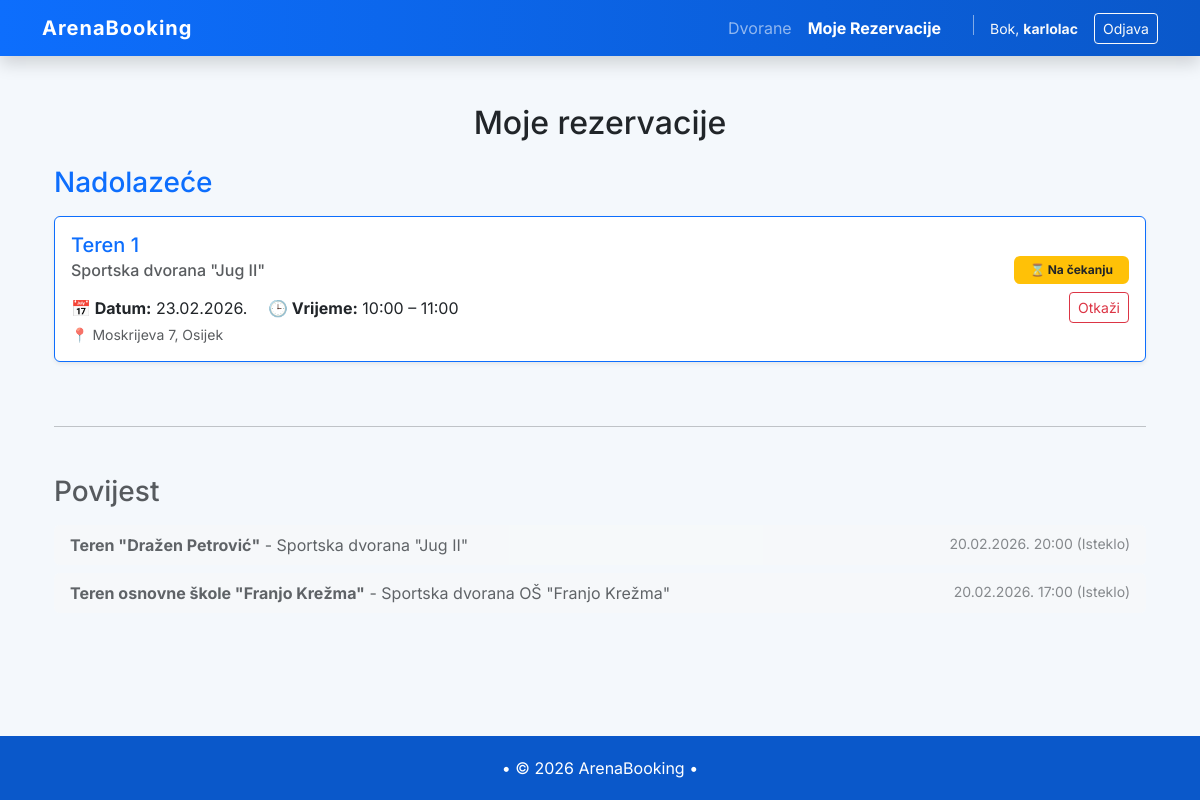
The app's page /bookings/ (signed in), older data.
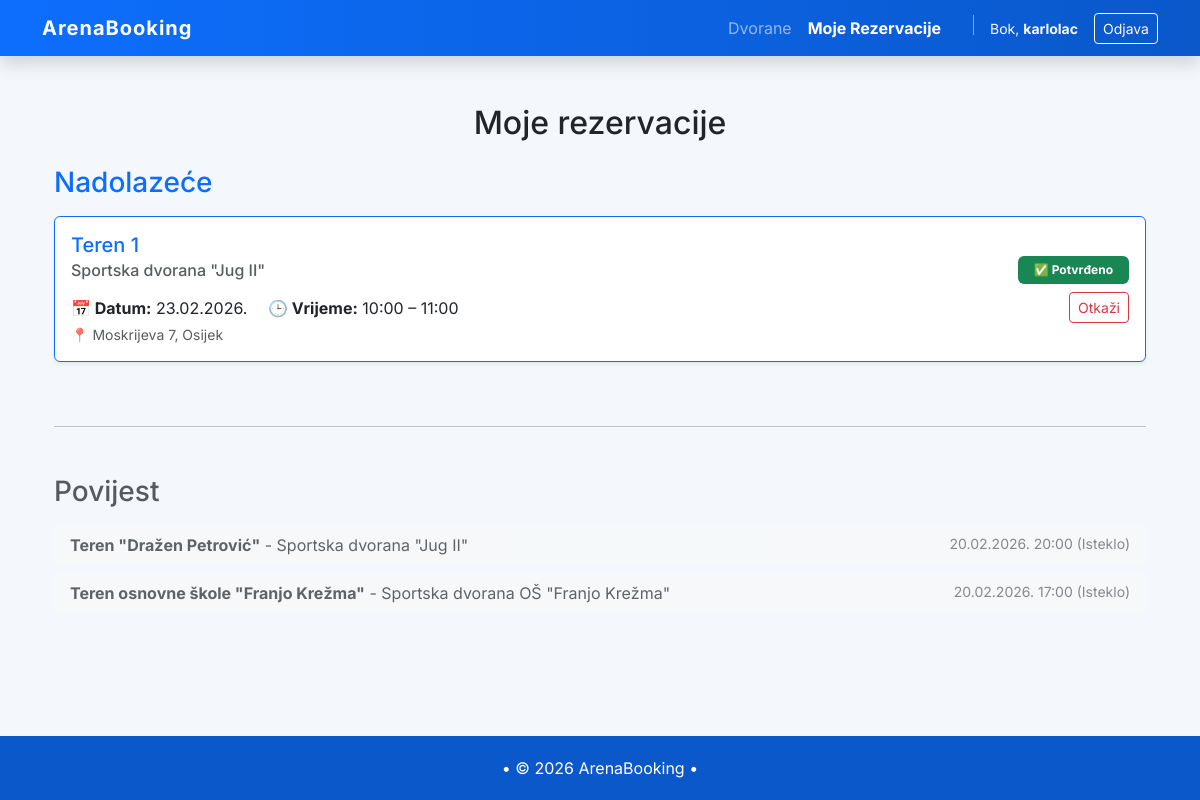
The same page, newer data.
### bookings/models.py (models this page shows, shortened)
class Booking(models.Model):
    user = models.ForeignKey(User, on_delete=models.CASCADE, related_name="bookings")
    court = models.ForeignKey(Court, on_delete=models.CASCADE, related_name="bookings")
    start_datetime = models.DateTimeField()
    end_datetime = models.DateTimeField()
    created_at = models.DateTimeField(auto_now_add=True)
    STATUS_CHOICES = [
        ('pending', 'Na čekanju'),
        ('confirmed', 'Potvrđeno'),
        ('cancelled', 'Otkazano'),
    ]
    status = models.CharField(
        max_length=20,
        choices=STATUS_CHOICES,
        default='pending'
    )
    class Meta:
        permissions = [
        ("can_approve_booking", "Can approve booking"),
    ]

### facilities/models.py (models this page shows, shortened)
class Court(models.Model):
    class Sport(models.TextChoices):
        FOOTBALL = "football", "Nogomet"
        BASKETBALL = "basketball", "Košarka"
        TENNIS = "tennis", "Tenis"
        PADEL = "padel", "Padel"
        OTHER = "other", "Ostalo"
    sport = models.CharField(
    max_length=20,
    choices=Sport.choices,
    blank=True,
    null=True
    )
    facility = models.ForeignKey(Facility, on_delete=models.CASCADE, related_name="courts")
    name = models.CharField(max_length=80)
    is_active = models.BooleanField(default=True)

class Facility(models.Model):
    name = models.CharField(max_length=120)
    address = models.CharField(max_length=200)
    city = models.CharField(max_length=80, blank=True)
    is_active = models.BooleanField(default=True)
    working_from = models.TimeField(default=time(8, 0))  # Podrazumijevano 08:00
    working_till = models.TimeField(default=time(22, 0)) # Podrazumijevano 22:00
    class Meta:
        verbose_name = "Facility"
        verbose_name_plural = "Facilities"

### bookings/views.py (the view)
# urls.py: path('bookings/', include('bookings.urls')),
@login_required
def bookings(request):
    if request.user.is_superuser:
        raise PermissionDenied("Admin nema pristup rezervacijama.")
    now = timezone.now()
    user_bookings = (
        Booking.objects
        .filter(user=request.user)
        .select_related("court")
        .order_by("-start_datetime")
    )
    active_bookings = user_bookings.filter(end_datetime__gt=now).order_by("start_datetime")
    past_bookings = user_bookings.filter(end_datetime__lte=now).order_by("-start_datetime")
    return render(request, "bookings/bookings.html", {
        "active_bookings": active_bookings,
        "past_bookings": past_bookings,
        "now": now,
    })

### bookings/templates/bookings/bookings.html (shortened to what this page needs)
{% extends "base.html" %}
{% block content %}
<div class="container mt-4">
    <h2 class="mb-4 text-center">Moje rezervacije</h2>
    <h3 class="text-primary mb-3">Nadolazeće</h3>
    {% if active_bookings %}
        <div class="row">
            {% for b in active_bookings %}
                <div class="col-12 mb-3">
                    <div class="card border-primary shadow-sm">
                        <div class="card-body d-flex justify-content-between align-items-center">
                            <div>
                                <h5 class="card-title mb-1 text-primary">{{ b.court.name }}</h5>
                                <h6 class="text-muted mb-3">{{ b.court.facility.name }}</h6>
                                <p class="card-text mb-0">
                                    <strong>📅 Datum:</strong> {{ b.start_datetime|date:"d.m.Y." }}
                                    <span class="ms-3"><strong>🕒 Vrijeme:</strong> {{ b.start_datetime|date:"H:i" }} – {{ b.end_datetime|date:"H:i" }}</span>
                                </p>
                                <small class="text-muted d-block mt-1">📍 {{ b.court.facility.address }}, {{ b.court.facility.city }}</small>
                            </div>
                            <div class="text-end">
                                {% if b.status == 'pending' %}
                                    <span class="badge bg-warning text-dark p-2 px-3">⌛ Na čekanju</span>
                                {% elif b.status == 'confirmed' %}
                                    <span class="badge bg-success p-2 px-3">✅ Potvrđeno</span>
                                {% else %}
                                    <span class="badge bg-danger p-2 px-3">❌ Otkazano</span>
                                {% endif %}
                                {% if b.status != 'cancelled' and b.start_datetime > now and not user.is_staff %}
                                    <form action="{% url 'bookings:cancel_booking' b.id %}" method="post" class="mt-2">
                                        <button type="submit"
                                                class="btn btn-sm btn-outline-danger"
                                                onclick="return confirm('Jesi siguran da želiš otkazati ovu rezervaciju?');">
                                            Otkaži
                                        </button>
                                    </form>
                                {% endif %}
                                </div>
                        </div>
                    </div>
                </div>
            {% endfor %}
        </div>
    {% else %}
        <div class="alert alert-light border shadow-sm text-center">Nema aktivnih rezervacija.</div>
    {% endif %}
    <hr class="my-5">
    <h3 class="text-muted mb-3">Povijest</h3>
    {% if past_bookings %}
        <div class="row">
            {% for b in past_bookings %}
                <div class="col-12 mb-2" style="opacity: 0.7;">
                    <div class="card bg-light border-0">
                        <div class="card-body py-2 d-flex justify-content-between">
                            <span><strong>{{ b.court.name }}</strong> - {{ b.court.facility.name }}</span>
                            <span class="text-muted small">{{ b.start_datetime|date:"d.m.Y. H:i" }} (Isteklo)</span>
                        </div>
                    </div>
                </div>
            {% endfor %}
        </div>
    {% else %}
        <p class="text-muted italic">Povijest rezervacija je prazna.</p>
    {% endif %}
</div>
{% endblock %}

Row changes from the older to the newer data that the page shows:
changed Booking "Teren 1": status "⌛ Na čekanju" → "✅ Potvrđeno"
